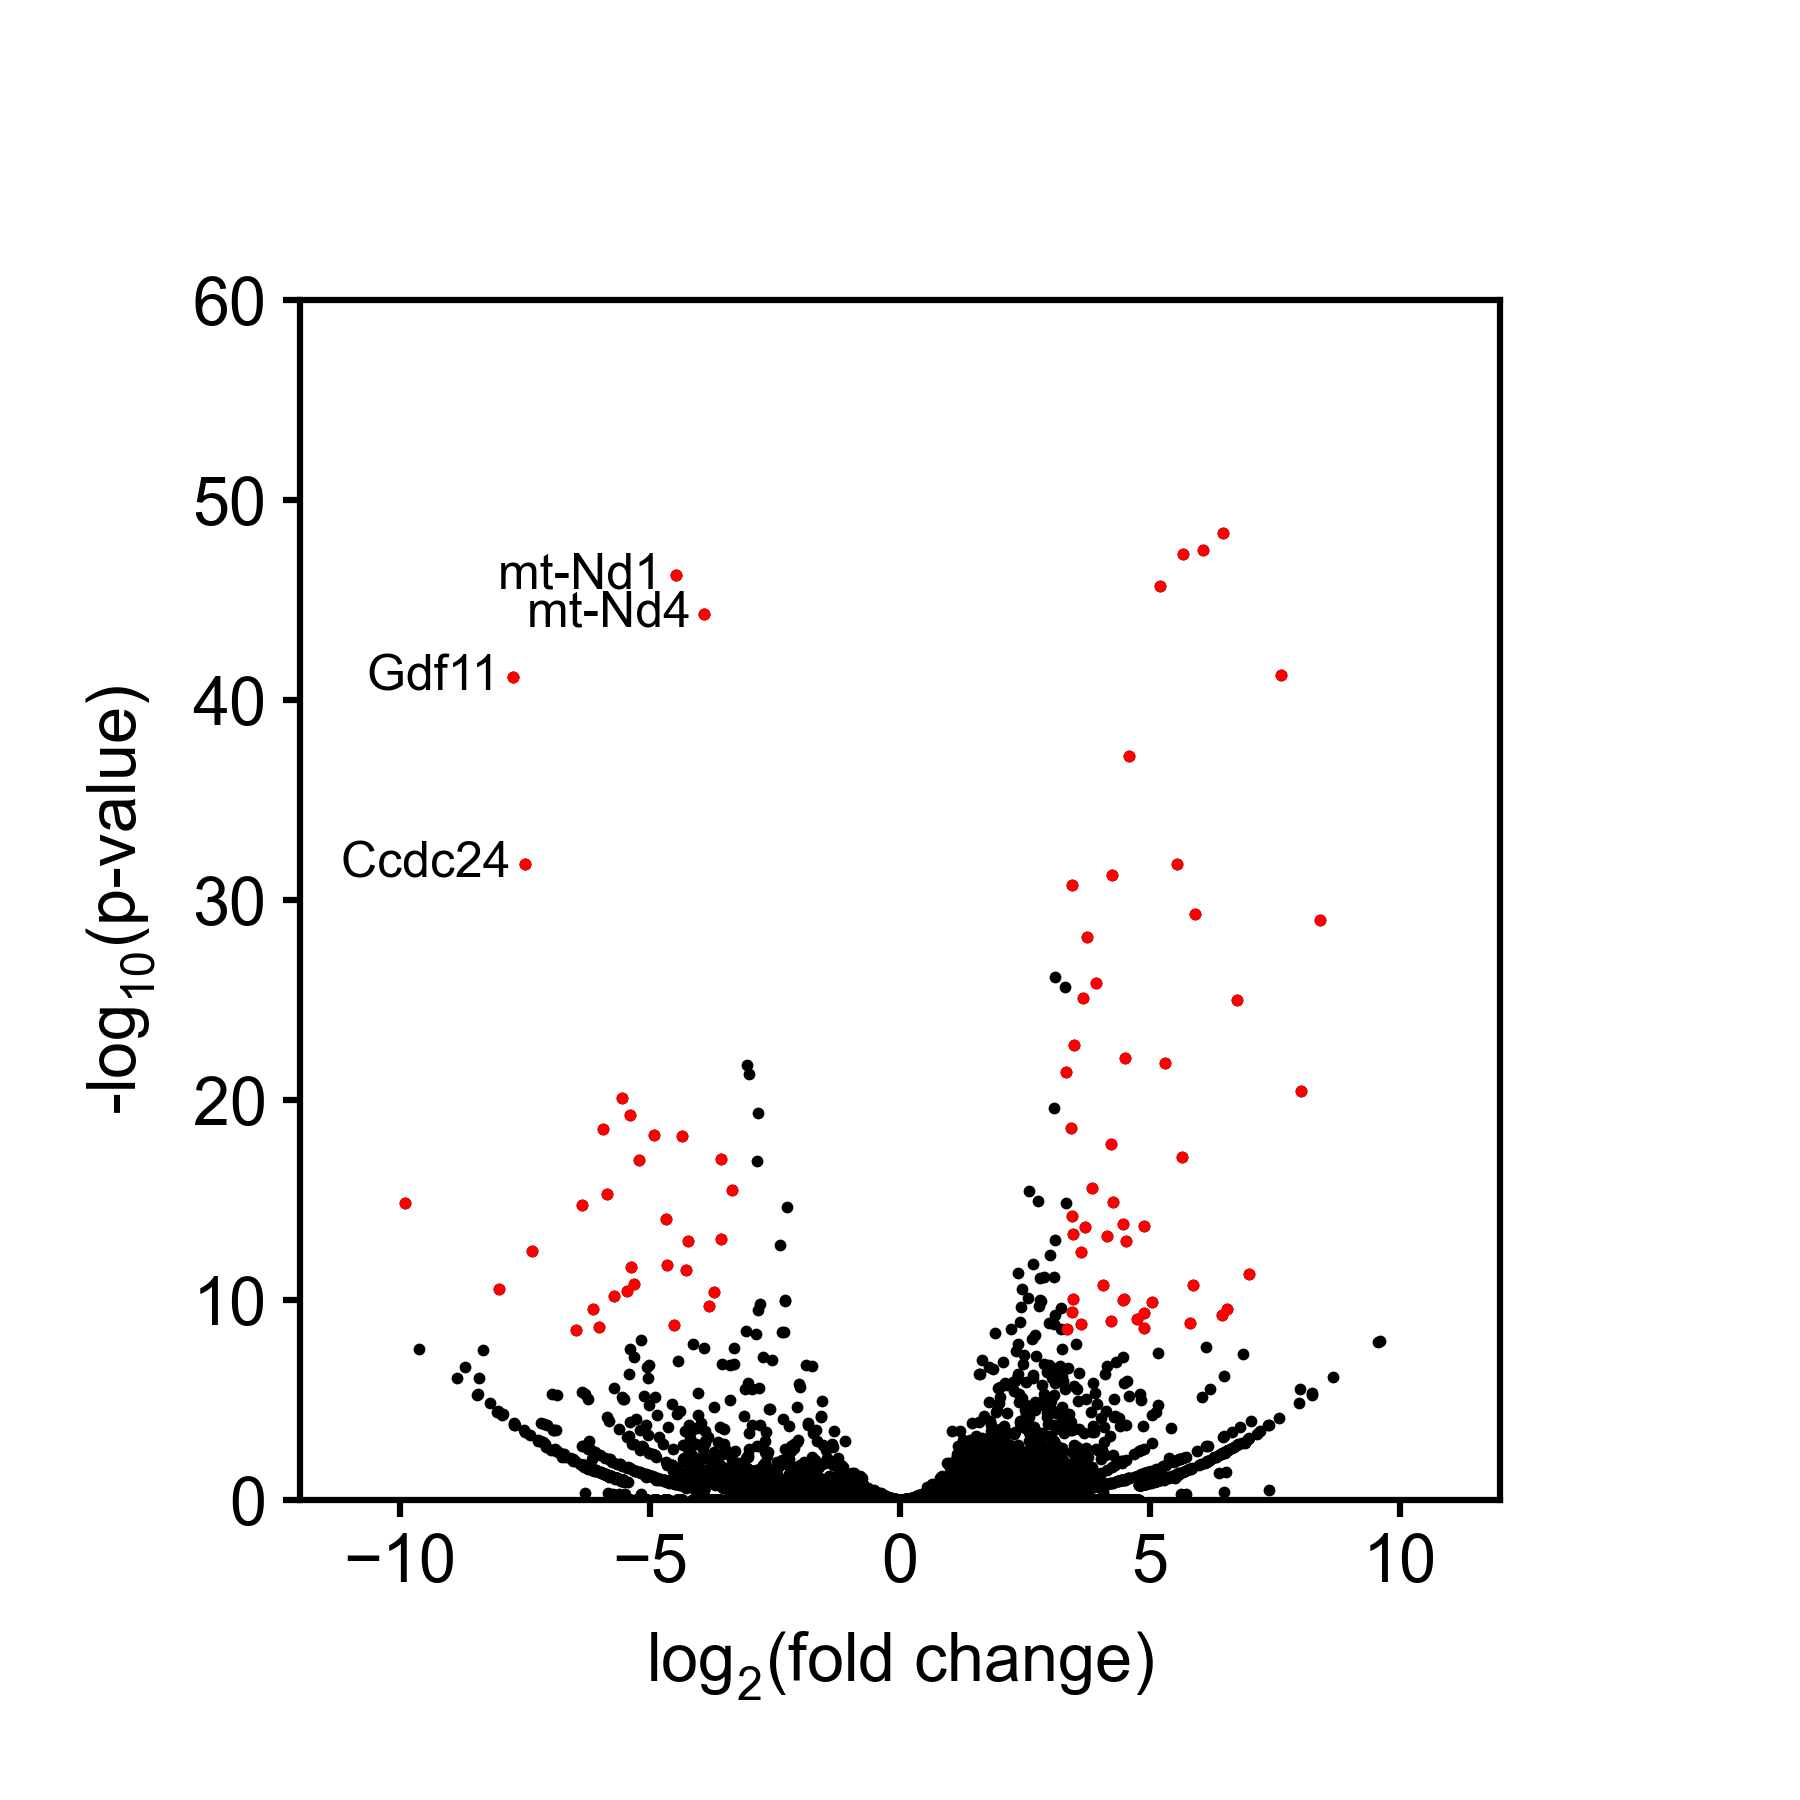

Source code (Python):
#Christie Kwok
#4/23/21
#Assignment 3

import numpy as np
import matplotlib.pyplot as plt
import matplotlib.patches as mplpatches
import argparse
import math

plt.style.use('BME163') 

xList = []
yList = []

xRed = []
yRed = []

xLabel = []
yLabel = []
geneList = []

parser = argparse.ArgumentParser()
parser.add_argument('-i', '--input_file')
parser.add_argument('-s', '--style_sheet', default='BME163')
parser.add_argument('-o', '--output_file')

args = parser.parse_args()
input_file = args.input_file
plt.style.use(args.style_sheet)

inFile = open(args.input_file)
for line in inFile:
    splitLine = line.strip().split('\t')
    geneName = splitLine[0] #gene name
    
    if splitLine[1] == 'NA':
        foldChange = 1 
        xList.append((foldChange))
    else:
        foldChange = float(splitLine[1])
        xList.append((foldChange))
    
    
    if splitLine[2] == 'NA':
        pValue = 0
        yList.append(pValue)
        
    else:
        pValue = float(splitLine[2])
        yList.append(-np.log10(pValue)) #p-value

        if 2**(abs(foldChange)) > 10 and -np.log10(pValue) > 8:
            xRed.append(foldChange)
            yRed.append(-np.log10(pValue))
            
        if foldChange < 0 and 2**(abs(foldChange)) > 10 and -np.log10(pValue) > 30:
            xLabel.append(foldChange)
            yLabel.append(-np.log10(pValue))
            geneList.append(geneName)
  
        
figureHeight = 3
figureWidth = 3

plt.figure(figsize = (figureWidth, figureHeight))

#size of individual left and right figures 
mainPanelWidth = 2
mainPanelHeight = 2


#panels - left
mainPanel = plt.axes([1/6, 1/6, 2/3, 2/3])


#main panel

mainPanel.plot(xList, yList, 
                marker = 'o', 
                markerfacecolor = 'black',
                markeredgecolor = 'black', 
                markersize = 2**0.5, 
                markeredgewidth = 0, 
                linewidth = 0)

mainPanel.plot(xRed, yRed, 
                marker = 'o', 
                markerfacecolor = 'red',
                markeredgecolor = 'red', 
                markersize = 2**0.5, 
                markeredgewidth = 0, 
                linewidth = 0)

mainPanel.plot(xLabel, yLabel, 
                marker = 'o', 
                markerfacecolor = 'red',
                markeredgecolor = 'red', 
                markersize = 2**0.5, 
                markeredgewidth = 0, 
                linewidth = 0)

mainPanel.set_xlabel( "log$_2$(fold change)")
mainPanel.set_ylabel("-log$_{10}$(p-value)")

for label in range(len(geneList)):
    mainPanel.text(xLabel[label], yLabel[label], geneList[label] + ' ' , va = 'center', ha = 'right', fontsize = 6)
    
mainPanel.set_xlim(-12, 12)
mainPanel.set_ylim(0, 60)
mainPanel.tick_params(bottom = True, labelbottom = True,
                   left = True, labelleft = True, 
                   right = False, labelright = False,
                   top = False, labeltop = False)





plt.savefig(args.output_file, dpi = 600)
